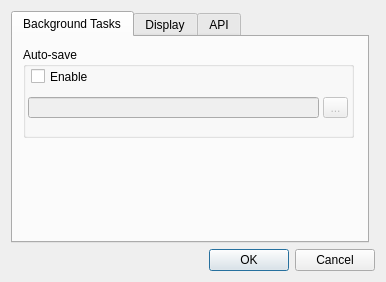
<?xml version="1.0" encoding="UTF-8"?>
<ui version="4.0">
 <class>settingsDialog</class>
 <widget class="QDialog" name="settingsDialog">
  <property name="windowModality">
   <enum>Qt::WindowModal</enum>
  </property>
  <property name="geometry">
   <rect>
    <x>0</x>
    <y>0</y>
    <width>386</width>
    <height>282</height>
   </rect>
  </property>
  <property name="windowTitle">
   <string>Dialog</string>
  </property>
  <layout class="QGridLayout" name="gridLayout">
   <item row="1" column="0" colspan="2">
    <widget class="QDialogButtonBox" name="buttonBox">
     <property name="orientation">
      <enum>Qt::Horizontal</enum>
     </property>
     <property name="standardButtons">
      <set>QDialogButtonBox::Cancel|QDialogButtonBox::Ok</set>
     </property>
    </widget>
   </item>
   <item row="0" column="0">
    <widget class="QTabWidget" name="tabWidget">
     <property name="currentIndex">
      <number>0</number>
     </property>
     <widget class="QWidget" name="tab">
      <attribute name="title">
       <string>Background Tasks</string>
      </attribute>
      <widget class="QGroupBox" name="Autosave_groupBox">
       <property name="enabled">
        <bool>true</bool>
       </property>
       <property name="geometry">
        <rect>
         <x>10</x>
         <y>10</y>
         <width>331</width>
         <height>91</height>
        </rect>
       </property>
       <property name="title">
        <string>Auto-save</string>
       </property>
       <widget class="QLineEdit" name="auto_save_line">
        <property name="enabled">
         <bool>false</bool>
        </property>
        <property name="geometry">
         <rect>
          <x>5</x>
          <y>50</y>
          <width>291</width>
          <height>21</height>
         </rect>
        </property>
        <property name="readOnly">
         <bool>true</bool>
        </property>
       </widget>
       <widget class="QToolButton" name="auto_save_browse_button">
        <property name="enabled">
         <bool>false</bool>
        </property>
        <property name="geometry">
         <rect>
          <x>300</x>
          <y>50</y>
          <width>25</width>
          <height>21</height>
         </rect>
        </property>
        <property name="text">
         <string>...</string>
        </property>
       </widget>
       <widget class="QCheckBox" name="auto_save_checkbox">
        <property name="geometry">
         <rect>
          <x>8</x>
          <y>14</y>
          <width>141</width>
          <height>31</height>
         </rect>
        </property>
        <property name="text">
         <string>Enable</string>
        </property>
       </widget>
      </widget>
     </widget>
     <widget class="QWidget" name="tab_2">
      <attribute name="title">
       <string>Display</string>
      </attribute>
      <widget class="QGroupBox" name="results_groupBox">
       <property name="geometry">
        <rect>
         <x>10</x>
         <y>10</y>
         <width>331</width>
         <height>101</height>
        </rect>
       </property>
       <property name="title">
        <string>Results view</string>
       </property>
      </widget>
      <widget class="QGroupBox" name="plot_groupBox">
       <property name="geometry">
        <rect>
         <x>10</x>
         <y>120</y>
         <width>331</width>
         <height>81</height>
        </rect>
       </property>
       <property name="title">
        <string>Plot view</string>
       </property>
      </widget>
     </widget>
     <widget class="QWidget" name="tab_3">
      <attribute name="title">
       <string>API</string>
      </attribute>
     </widget>
    </widget>
   </item>
  </layout>
 </widget>
 <resources/>
 <connections>
  <connection>
   <sender>auto_save_checkbox</sender>
   <signal>toggled(bool)</signal>
   <receiver>auto_save_line</receiver>
   <slot>setEnabled(bool)</slot>
   <hints>
    <hint type="sourcelabel">
     <x>91</x>
     <y>46</y>
    </hint>
    <hint type="destinationlabel">
     <x>171</x>
     <y>91</y>
    </hint>
   </hints>
  </connection>
  <connection>
   <sender>auto_save_checkbox</sender>
   <signal>toggled(bool)</signal>
   <receiver>auto_save_browse_button</receiver>
   <slot>setEnabled(bool)</slot>
   <hints>
    <hint type="sourcelabel">
     <x>91</x>
     <y>46</y>
    </hint>
    <hint type="destinationlabel">
     <x>341</x>
     <y>91</y>
    </hint>
   </hints>
  </connection>
  <connection>
   <sender>buttonBox</sender>
   <signal>rejected()</signal>
   <receiver>settingsDialog</receiver>
   <slot>reject()</slot>
   <hints>
    <hint type="sourcelabel">
     <x>316</x>
     <y>260</y>
    </hint>
    <hint type="destinationlabel">
     <x>286</x>
     <y>274</y>
    </hint>
   </hints>
  </connection>
  <connection>
   <sender>buttonBox</sender>
   <signal>accepted()</signal>
   <receiver>settingsDialog</receiver>
   <slot>accept()</slot>
   <hints>
    <hint type="sourcelabel">
     <x>248</x>
     <y>254</y>
    </hint>
    <hint type="destinationlabel">
     <x>157</x>
     <y>274</y>
    </hint>
   </hints>
  </connection>
 </connections>
</ui>
